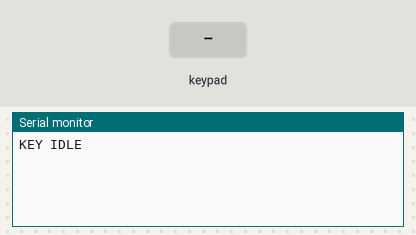
This sketch was run on a simulated Arduino Uno, built with avr-gcc and run on an emulated ATmega328P. Shown: the last lines printed to the serial monitor. Wiring (inferred from the names in the program): 4×4 keypad with keys 1 2 3 A 4 5 6 B 7 8 9 C * 0 # D (labels assumed): rows pin 2, pin 3, pin 4, pin 5; columns pin 6, pin 7, pin 8, pin 9. The inputs (shaded band) are chosen by the test bench.

Above: at 1.2 s.
1.3 s: key '1' pressed
At 1.45 s:
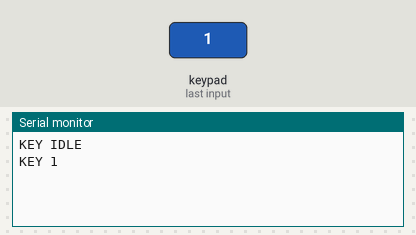
2.8 s: keypad keys 1 2 # pressed 0.4 s apart
At 3.74 s:
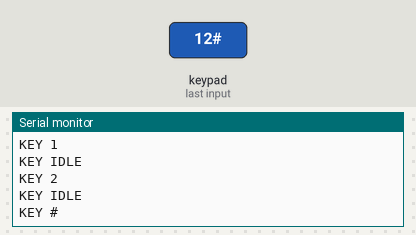
5.5 s: key 'A' pressed
At 5.65 s:
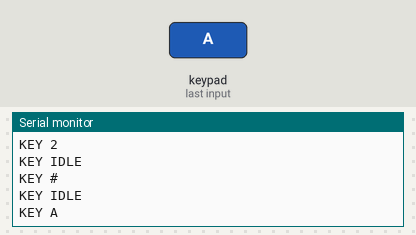
7.0 s: keypad keys 1 2 * pressed 0.4 s apart
At 7.94 s:
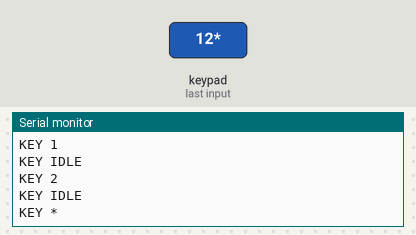
9.7 s: key 'B' pressed
At 9.85 s:
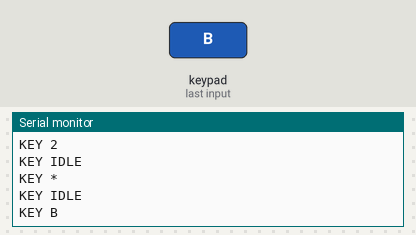
11.2 s: keypad keys 1 2 D pressed 0.4 s apart
At 12.14 s:
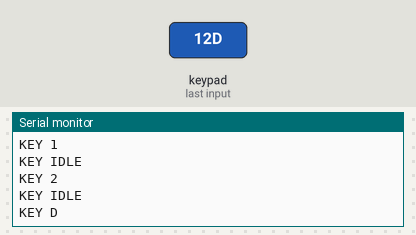

The sketch:

keypad-4x4.ino
```cpp
#define MODE 40
#define ROW_PINS {2,3,4,5}
#define COLUMN_PINS {6,7,8,9}
// Constants and the selected MODE are generated from MM-PINS-SIM-FW-A1.
#if MODE == 11 || MODE == 22
unsigned long pulseWidth(uint8_t state) {
  unsigned long started = micros();
  while (digitalRead(DATA_PIN) != state) {
    if (micros() - started > 150) return 0;
  }
  started = micros();
  while (digitalRead(DATA_PIN) == state) {
    if (micros() - started > 150) return 0;
  }
  return micros() - started;
}

bool receive(uint8_t payload[5]) {
  pinMode(DATA_PIN, OUTPUT);
  digitalWrite(DATA_PIN, LOW);
  delay(20);
  pinMode(DATA_PIN, INPUT);
  if (pulseWidth(LOW) < 50 || pulseWidth(HIGH) < 50) return false;
  for (uint8_t index = 0; index < 40; ++index) {
    if (pulseWidth(LOW) == 0) return false;
    unsigned long high = pulseWidth(HIGH);
    if (high == 0) return false;
    payload[index / 8] = (payload[index / 8] << 1) | (high >= 48);
  }
  return uint8_t(payload[0] + payload[1] + payload[2] + payload[3]) == payload[4];
}

void setup() { Serial.begin(9600); }
void loop() {
  uint8_t data[5] = {};
  Serial.print(MODE == 11 ? F("DHT11 ") : F("DHT22 "));
  if (!receive(data)) {
    Serial.println(F("TIMEOUT OR CHECKSUM"));
  } else {
    const int humidity = MODE == 11 ? data[0] * 10 : (uint16_t(data[0]) << 8) | data[1];
    const int magnitude = MODE == 11 ? data[2] * 10 : (uint16_t(data[2] & 0x7f) << 8) | data[3];
    const int temperature = MODE == 22 && (data[2] & 0x80) ? -magnitude : magnitude;
    Serial.print(temperature);
    Serial.print(F(" dC "));
    Serial.print(humidity);
    Serial.println(F(" dRH OK"));
  }
  delay(INTERVAL_MS);
}

#elif MODE == 40
const uint8_t rowPins[] = ROW_PINS;
const uint8_t colPins[] = COLUMN_PINS;
const char keyNames[] = "123A456B789C*0#D";
char previous = 0;
char candidate = 0;

char scanKeys() {
  for (uint8_t row = 0; row < 4; ++row) {
    digitalWrite(rowPins[row], LOW);
    pinMode(rowPins[row], OUTPUT);
    char key = 0;
    for (uint8_t col = 0; col < 4; ++col) {
      if (digitalRead(colPins[col]) == LOW) { key = keyNames[row * 4 + col]; break; }
    }
    pinMode(rowPins[row], INPUT);
    if (key) return key;
  }
  return 0;
}

void setup() {
  Serial.begin(9600);
  for (uint8_t column : colPins) pinMode(column, INPUT_PULLUP);
  Serial.println(F("KEY IDLE"));
}
void loop() {
  const char key = scanKeys();
  if (key == candidate && key != previous) {
    previous = key;
    Serial.print(F("KEY "));
    if (key) Serial.println(key);
    else Serial.println(F("IDLE"));
  }
  candidate = key;
  delay(10);
}

#elif MODE == 70
const uint8_t segmentPins[] = SEGMENT_PINS;
// Least significant bit = segment a. The top bit is the decimal point.
const uint8_t masks[] = {0x3f,0x06,0x5b,0x4f,0x66,0x6d,0x7d,0x07,0x7f,0xef};
uint8_t digit = 0;

void setup() {
  Serial.begin(9600);
  for (uint8_t segment : segmentPins) {
    digitalWrite(segment, HIGH);
    pinMode(segment, OUTPUT);
  }
}
void loop() {
  for (uint8_t i = 0; i < 8; ++i) {
    digitalWrite(segmentPins[i], (masks[digit] & (1 << i)) ? LOW : HIGH);
  }
  Serial.print(F("DIGIT "));
  Serial.println(digit);
  delay(120);
  digit = (digit + 1) % 10;
}
#endif
```

Measured:
- after the input at 1.3 s, the serial monitor: prints a new line at once (image 1)
- after the input at 2.8 s, the serial monitor: prints a new line after 0.42 s (image 2)
- after the input at 5.5 s, the serial monitor: prints a new line at once (image 3)
- after the input at 7.0 s, the serial monitor: prints a new line at once (image 4)
- after the input at 9.7 s, the serial monitor: prints a new line at once (image 5)
- after the input at 11.2 s, the serial monitor: prints a new line at once (image 6)
